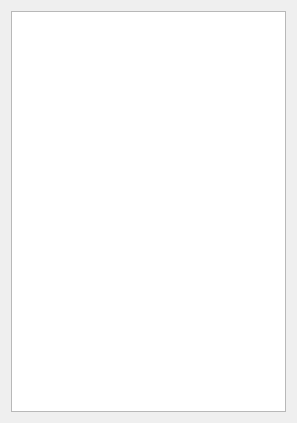
<?xml version="1.0" encoding="UTF-8"?>
<ui version="4.0">
 <class>ShowProperty</class>
 <widget class="QWidget" name="ShowProperty">
  <property name="geometry">
   <rect>
    <x>0</x>
    <y>0</y>
    <width>297</width>
    <height>423</height>
   </rect>
  </property>
  <property name="windowTitle">
   <string>Map Property</string>
  </property>
  <layout class="QVBoxLayout" name="verticalLayout">
   <item>
    <widget class="QTableView" name="pro_tableView"/>
   </item>
  </layout>
 </widget>
 <layoutdefault spacing="6" margin="11"/>
 <resources/>
 <connections/>
</ui>
